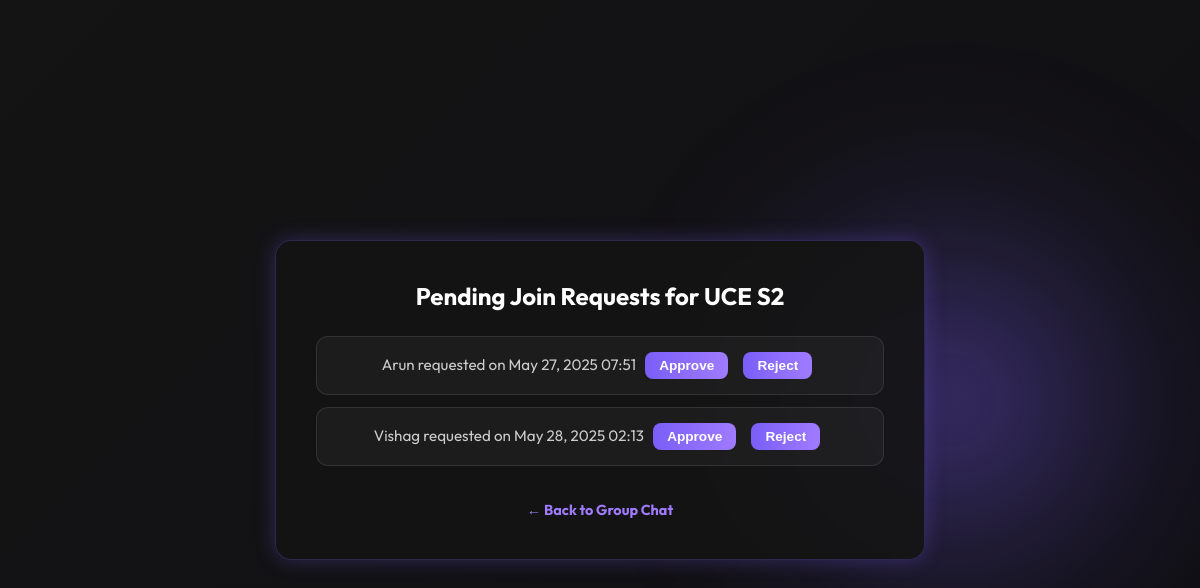
Screenshot of /groups/10/requests/ (signed in) with the database file from the repository.
### core/models.py (models this page shows, shortened)
class StudyGroup(models.Model):
    name = models.CharField(max_length=100)
    description = models.TextField()
    courses = models.ManyToManyField(Course, blank=True)
    is_public = models.BooleanField(default=False)
    owner = models.ForeignKey(User, on_delete=models.CASCADE, related_name='owned_groups')
    year = models.CharField(max_length=10, blank=True)
    members = models.ManyToManyField(User, related_name='study_groups', blank=True)

class JoinRequest(models.Model):
    user = models.ForeignKey(User, on_delete=models.CASCADE)
    group = models.ForeignKey(StudyGroup, on_delete=models.CASCADE)
    status = models.CharField(max_length=10, choices=[('pending', 'Pending'), ('accepted', 'Accepted'), ('rejected', 'Rejected')], default='pending')
    created_at = models.DateTimeField(auto_now_add=True)

### core/views.py (the view)
# urls.py: path('groups/<int:group_id>/requests/', views.pending_requests, name='pending_requests'),
@login_required
def pending_requests(request, group_id):
    group = get_object_or_404(StudyGroup, id=group_id)
    if request.user != group.owner:
        return redirect('dashboard')
    requests = JoinRequest.objects.filter(group=group, approved=False)
    return render(request, 'groups/pending_requests.html', {
        'group': group,
        'requests': requests,
    })

### core/templates/groups/pending_requests.html (shortened to what this page needs)
<!DOCTYPE html>
<html lang="en">
<head>
</head>
<body>
  <div class="modal">
    <h2>Pending Join Requests for {{ group.name }}</h2>
    {% if requests %}
      <ul>
        {% for req in requests %}
          <li>
            {{ req.user.username }} requested on {{ req.requested_at|date:"M d, Y H:i" }}
            <form action="{% url 'approve_request' req.id %}" method="post">
              <button type="submit">Approve</button>
            </form>
            <form action="{% url 'reject_request' req.id %}" method="post">
              <button type="submit">Reject</button>
            </form>
          </li>
        {% endfor %}
      </ul>
    {% else %}
      <p>No pending requests.</p>
    {% endif %}
    <a href="{% url 'group_chat' group.id %}">← Back to Group Chat</a>
  </div>
</body>
</html>

### core/templates/groups/pending_requests.html (style rules this page uses)
* { margin: 0; padding: 0; box-sizing: border-box; }
body { font-family: 'Outfit', sans-serif; background-color: #0d0d0d; color: #fff; height: 100vh; display: flex; justify-content: center; align-items: center; overflow: hidden; }
.modal { background: rgba(20, 20, 20, 0.9); padding: 40px; border-radius: 16px; max-width: 650px; width: 90%; text-align: center; box-shadow: 0 0 20px rgba(122, 94, 248, 0.3); border: 1px solid rgba(122, 94, 248, 0.25); backdrop-filter: blur(10px); animation: fadeInModal 0.5s ease; }
h2 { font-size: 1.5rem; margin-bottom: 25px; color: #fff; }
ul { list-style: none; padding: 0; margin-bottom: 20px; }
li { background: rgba(255,255,255,0.04); border: 1px solid rgba(255,255,255,0.1); border-radius: 12px; padding: 15px 20px; margin-bottom: 12px; font-size: 0.95rem; color: #ccc; }
form { display: inline-block; margin: 0 6px; }
button { background: linear-gradient(to right, #7a5ef8, #9f7bff); border: none; border-radius: 8px; color: #fff; padding: 6px 14px; cursor: pointer; font-weight: 600; font-size: 0.85rem; transition: 0.3s ease; }
a { display: inline-block; margin-top: 15px; text-decoration: none; color: #9f7bff; font-weight: bold; font-size: 0.9rem; transition: 0.3s; }

### rows the page displays
StudyGroup: name "UCE S2"
JoinRequest: user.username "Arun", requested_at "May 27, 2025 07:51"
JoinRequest: user.username "Vishag", requested_at "May 28, 2025 02:13"
